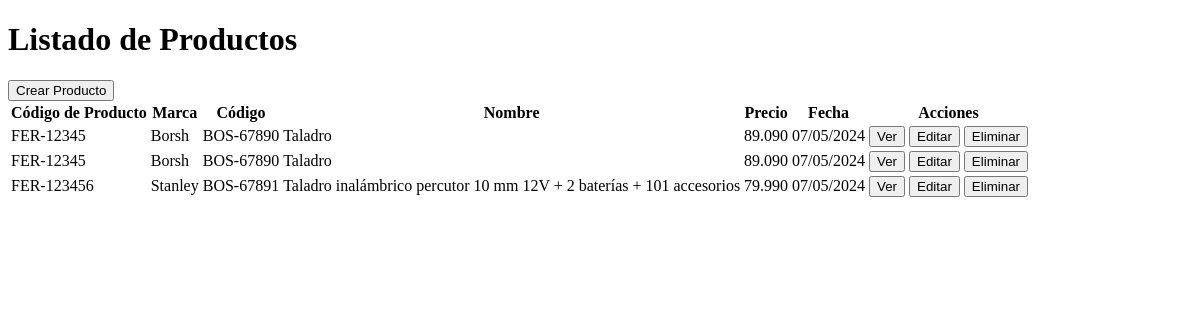
/listar_productos/, run on an earlier commit of the app's database.
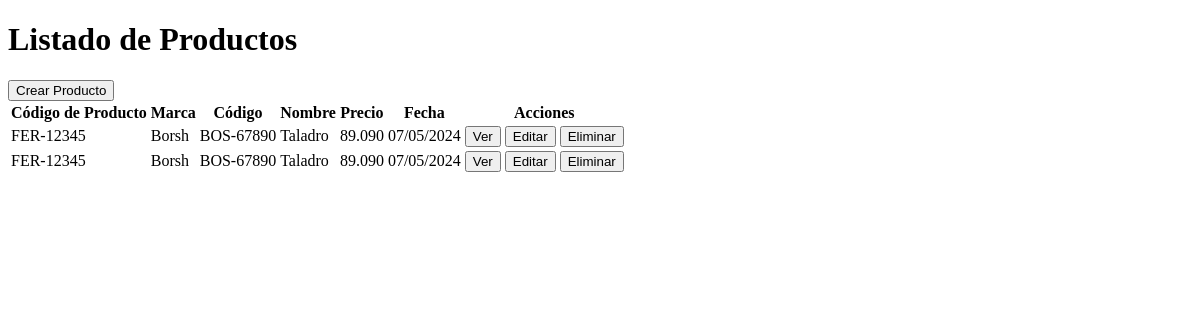
And on a later commit of the database.
### api/models.py (models this page shows)
class Producto (models.Model):
    codigoProducto = models.CharField(max_length=100)
    marca = models.CharField(max_length=20)
    codigo = models.CharField(max_length=10)
    nombre = models.CharField(max_length=100)
    precio = models.CharField(max_length=10)
    fecha = models.CharField(max_length=10)

### api/views.py (the view)
# urls.py: path('listar_productos/', views.listar_productos, name='listar_productos'),
def listar_productos(request):
    productos = Producto.objects.all()
    return render(request, 'listar_productos.html', {'productos': productos})

### api/templates/listar_productos.html (shortened to what this page needs)
<!DOCTYPE html>
<html lang="en">
<head>
</head>
<body>
    <h1>Listado de Productos</h1>
    <a href="{% url 'crear_producto' %}"><button>Crear Producto</button></a>
    <table>
        <thead>
            <tr>
                <th>Código de Producto</th>
                <th>Marca</th>
                <th>Código</th>
                <th>Nombre</th>
                <th>Precio</th>
                <th>Fecha</th>
                <th>Acciones</th>
            </tr>
        </thead>
        <tbody>
            {% for producto in productos %}
            <tr>
                <td>{{ producto.codigoProducto }}</td>
                <td>{{ producto.marca }}</td>
                <td>{{ producto.codigo }}</td>
                <td>{{ producto.nombre }}</td>
                <td>{{ producto.precio }}</td>
                <td>{{ producto.fecha }}</td>
                <td>
                    <a href="{% url 'ver_producto' producto.pk %}"><button>Ver</button></a>
                    <a href="{% url 'editar_producto' producto.pk %}"><button>Editar</button></a>
                    <a href="{% url 'eliminar_producto' producto.pk %}"><button>Eliminar</button></a>
                </td>
            </tr>
            {% endfor %}
        </tbody>
    </table>
</body>
</html>

What changed in the data, as far as the page shows it:
removed Producto: codigoProducto "FER-123456", marca "Stanley", codigo "BOS-67891", nombre "Taladro inalámbrico percutor 10 mm 12V + 2 baterías + 101 accesorios", precio "79.990", fecha "07/05/2024"
